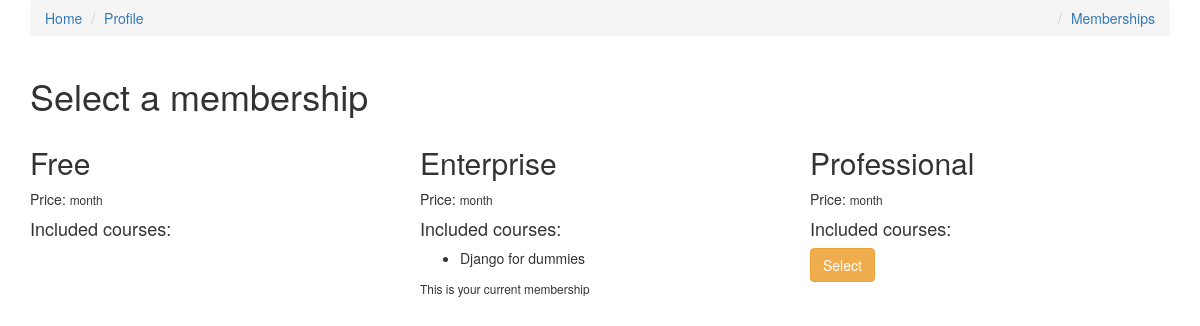
Screenshot of /memberships/ (signed in) with the database file from the repository.
### memberships/models.py (models this page shows)
class Membership(models.Model):
	slug = models.SlugField()
	membership_type = models.CharField(choices = MEMBERSHIP_CHOICES,default = 'Free',max_length = 30)
	price = models.IntegerField(default = 3000)
	stripe_plan_id = models.CharField(max_length = 50)
	def __str__(self):
		return self.membership_type

### courses/models.py (models this page shows, shortened)
class Course(models.Model):
    slug = models.SlugField()
    title = models.CharField(max_length = 120)
    description = models.TextField()
    allowed_membership = models.ManyToManyField(Membership)

### memberships/views.py (the view, shortened to what this page needs)
# urls.py: path('', MembershipSelectView.as_view(),name = 'select'),
class MembershipSelectView(ListView):
	model = Membership
	def get_context_data(self,*args,**kwargs):
		context = super().get_context_data(**kwargs)
		current_membership = get_user_membership(self.request)
		context['current_membership'] = str(current_membership.membership)
		return context

### memberships/views.py (called while the page is built)
def get_user_membership(request):
	user_membership_qs = UserMembership.objects.filter(user = request.user)
	if user_membership_qs.exists():
		return user_membership_qs.first()
	return None

### memberships/templates/memberships/membership_list.html (shortened to what this page needs)
{% extends 'courses/base.html' %}
{% block content %}
<div class="container">
	<h1>Select a membership</h1>
	<div class="row">
		{% for object in object_list %}
		<div class="col-sm-4 col-md-4">
			<h2>{{ object.membership_type }}</h2>
			<p>Price: {{object.monthly_price}} <small>month</small> </p>
			<h4>Included courses:</h4>
			<ul>
				{% for course in object.course_set.all %}
				<li> {{course.title}} </li>
				{% endfor %}
			</ul>
			{% if object.membership_type != 'Free' %}
			<form action="{% url 'memberships:select'%}" method="POST">
				{% if object.membership_type != current_membership %}
				<button class="btn btn-warning">Select</button>
				{% else %}
				<small>This is your current membership</small>
				{% endif %}
			</form>
			{% endif%}
		</div>
		{% endfor %}
	</div>
</div>
{% endblock content%}

### rows the page displays
Membership: membership_type "Free"
Membership: membership_type "Enterprise", shows "This is your current membership"
Course: title "Django for dummies"
Membership: membership_type "Professional", shows "Select"
